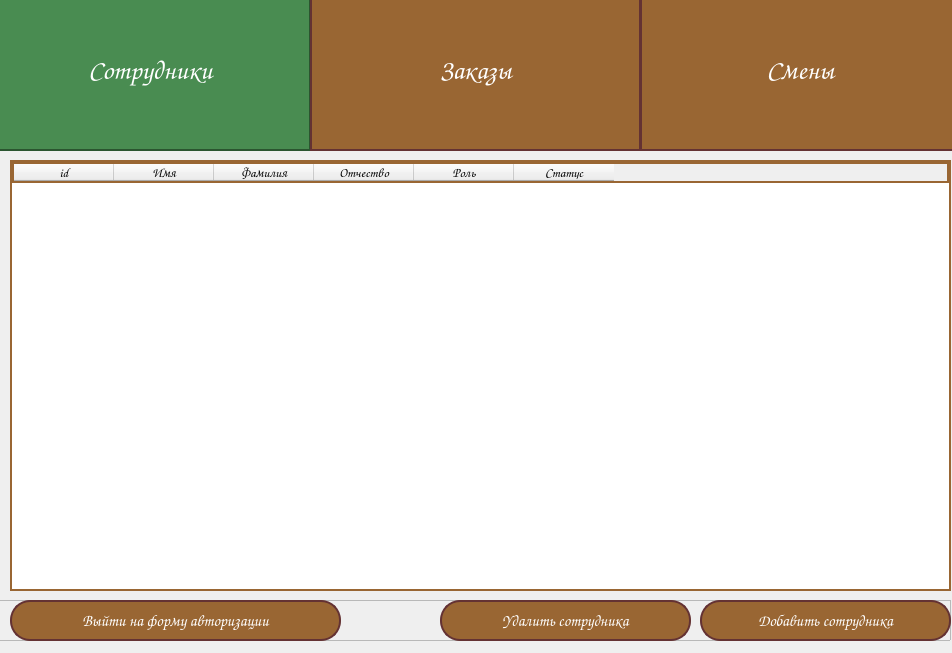
<?xml version="1.0" encoding="UTF-8"?>
<ui version="4.0">
 <class>ve_admin</class>
 <widget class="QMainWindow" name="ve_admin">
  <property name="geometry">
   <rect>
    <x>0</x>
    <y>0</y>
    <width>952</width>
    <height>653</height>
   </rect>
  </property>
  <property name="windowTitle">
   <string>Панель администратора. Сотрудники.</string>
  </property>
  <property name="windowIcon">
   <iconset resource="../../../static/resource.qrc">
    <normaloff>:/img/img/Logotip.png</normaloff>:/img/img/Logotip.png</iconset>
  </property>
  <widget class="QWidget" name="centralwidget">
   <widget class="QWidget" name="widget" native="true">
    <property name="geometry">
     <rect>
      <x>0</x>
      <y>0</y>
      <width>971</width>
      <height>151</height>
     </rect>
    </property>
    <widget class="QPushButton" name="btn_empl">
     <property name="geometry">
      <rect>
       <x>-10</x>
       <y>-10</y>
       <width>321</width>
       <height>161</height>
      </rect>
     </property>
     <property name="font">
      <font>
       <family>Comic Sans MS</family>
       <pointsize>20</pointsize>
       <weight>75</weight>
       <bold>true</bold>
      </font>
     </property>
     <property name="styleSheet">
      <string notr="true">QPushButton {
    background-color: rgba(73, 140, 81);
    border: 2px solid rgba(43, 85, 48);
    color: white;
    font-weight: bold;
    font-size: 20pt;
}
</string>
     </property>
     <property name="text">
      <string>Сотрудники</string>
     </property>
    </widget>
    <widget class="QPushButton" name="btn_order">
     <property name="geometry">
      <rect>
       <x>310</x>
       <y>-10</y>
       <width>331</width>
       <height>161</height>
      </rect>
     </property>
     <property name="font">
      <font>
       <family>Comic Sans MS</family>
       <pointsize>20</pointsize>
       <weight>75</weight>
       <bold>true</bold>
      </font>
     </property>
     <property name="styleSheet">
      <string notr="true">QPushButton {
    background-color: rgba(153, 102, 51);
    border: 2px solid rgba(100, 50, 51);
    color: white;
    font-weight: bold;
    font-size: 20pt;
}
QPushButton:hover {
    background-color: rgba(73, 140, 81);
}
QPushButton:pressed {
    background-color: rgba(73, 140, 81);
}
</string>
     </property>
     <property name="text">
      <string>Заказы</string>
     </property>
    </widget>
    <widget class="QPushButton" name="btn_smene">
     <property name="geometry">
      <rect>
       <x>640</x>
       <y>-10</y>
       <width>321</width>
       <height>161</height>
      </rect>
     </property>
     <property name="font">
      <font>
       <family>Comic Sans MS</family>
       <pointsize>20</pointsize>
       <weight>75</weight>
       <bold>true</bold>
      </font>
     </property>
     <property name="styleSheet">
      <string notr="true">QPushButton {
    background-color: rgba(153, 102, 51);
    border: 2px solid rgba(100, 50, 51);
    color: white;
    font-weight: bold;
    font-size: 20pt;
}
QPushButton:hover {
    background-color: rgba(73, 140, 81);
}
QPushButton:pressed {
    background-color: rgba(73, 140, 81);
}
</string>
     </property>
     <property name="text">
      <string>Смены</string>
     </property>
    </widget>
   </widget>
   <widget class="QWidget" name="widget_2" native="true">
    <property name="geometry">
     <rect>
      <x>0</x>
      <y>160</y>
      <width>961</width>
      <height>491</height>
     </rect>
    </property>
    <widget class="QTableWidget" name="table_empl">
     <property name="enabled">
      <bool>true</bool>
     </property>
     <property name="geometry">
      <rect>
       <x>10</x>
       <y>0</y>
       <width>941</width>
       <height>431</height>
      </rect>
     </property>
     <property name="font">
      <font>
       <family>Comic Sans MS</family>
       <pointsize>10</pointsize>
      </font>
     </property>
     <property name="styleSheet">
      <string notr="true">border: 2px solid rgb(153, 102, 51);</string>
     </property>
     <property name="dragEnabled">
      <bool>false</bool>
     </property>
     <column>
      <property name="text">
       <string>id</string>
      </property>
     </column>
     <column>
      <property name="text">
       <string>Имя</string>
      </property>
     </column>
     <column>
      <property name="text">
       <string>Фамилия</string>
      </property>
     </column>
     <column>
      <property name="text">
       <string>Отчество</string>
      </property>
     </column>
     <column>
      <property name="text">
       <string>Роль</string>
      </property>
     </column>
     <column>
      <property name="text">
       <string>Статус</string>
      </property>
     </column>
    </widget>
    <widget class="QFrame" name="frame">
     <property name="geometry">
      <rect>
       <x>-10</x>
       <y>440</y>
       <width>961</width>
       <height>41</height>
      </rect>
     </property>
     <property name="frameShape">
      <enum>QFrame::StyledPanel</enum>
     </property>
     <property name="frameShadow">
      <enum>QFrame::Raised</enum>
     </property>
     <widget class="QPushButton" name="btn_auth">
      <property name="geometry">
       <rect>
        <x>20</x>
        <y>0</y>
        <width>331</width>
        <height>41</height>
       </rect>
      </property>
      <property name="font">
       <font>
        <family>Comic Sans MS</family>
        <pointsize>12</pointsize>
        <weight>75</weight>
        <bold>true</bold>
       </font>
      </property>
      <property name="styleSheet">
       <string notr="true">QPushButton {
    background-color: rgba(153, 102, 51);
    border: 2px solid rgba(100, 50, 51);
    border-radius: 20px;
    color: white;
    font-weight: bold;
    font-size: 12pt;
}
QPushButton:hover {
    background-color: rgba(73, 140, 81);
}
QPushButton:pressed {
    background-color: rgba(73, 140, 81);
}
</string>
      </property>
      <property name="text">
       <string>Выйти на форму авторизации</string>
      </property>
      <property name="autoDefault">
       <bool>false</bool>
      </property>
     </widget>
     <widget class="QPushButton" name="add_empl">
      <property name="geometry">
       <rect>
        <x>710</x>
        <y>0</y>
        <width>251</width>
        <height>41</height>
       </rect>
      </property>
      <property name="font">
       <font>
        <family>Comic Sans MS</family>
        <pointsize>12</pointsize>
        <weight>75</weight>
        <bold>true</bold>
       </font>
      </property>
      <property name="styleSheet">
       <string notr="true">QPushButton {
    background-color: rgba(153, 102, 51);
    border: 2px solid rgba(100, 50, 51);
    border-radius: 20px;
    color: white;
    font-weight: bold;
    font-size: 12pt;
}
QPushButton:hover {
    background-color: rgba(73, 140, 81);
}
QPushButton:pressed {
    background-color: rgba(73, 140, 81);
}
</string>
      </property>
      <property name="text">
       <string>Добавить сотрудника</string>
      </property>
      <property name="autoDefault">
       <bool>false</bool>
      </property>
     </widget>
     <widget class="QPushButton" name="delete_empl">
      <property name="geometry">
       <rect>
        <x>450</x>
        <y>0</y>
        <width>251</width>
        <height>41</height>
       </rect>
      </property>
      <property name="font">
       <font>
        <family>Comic Sans MS</family>
        <pointsize>12</pointsize>
        <weight>75</weight>
        <bold>true</bold>
       </font>
      </property>
      <property name="styleSheet">
       <string notr="true">QPushButton {
    background-color: rgba(153, 102, 51);
    border: 2px solid rgba(100, 50, 51);
    border-radius: 20px;
    color: white;
    font-weight: bold;
    font-size: 12pt;
}
QPushButton:hover {
    background-color: rgba(73, 140, 81);
}
QPushButton:pressed {
    background-color: rgba(73, 140, 81);
}
</string>
      </property>
      <property name="text">
       <string>Удалить сотрудника</string>
      </property>
      <property name="autoDefault">
       <bool>false</bool>
      </property>
     </widget>
    </widget>
   </widget>
  </widget>
 </widget>
 <resources>
  <include location="../../../static/resource.qrc"/>
 </resources>
 <connections/>
</ui>
